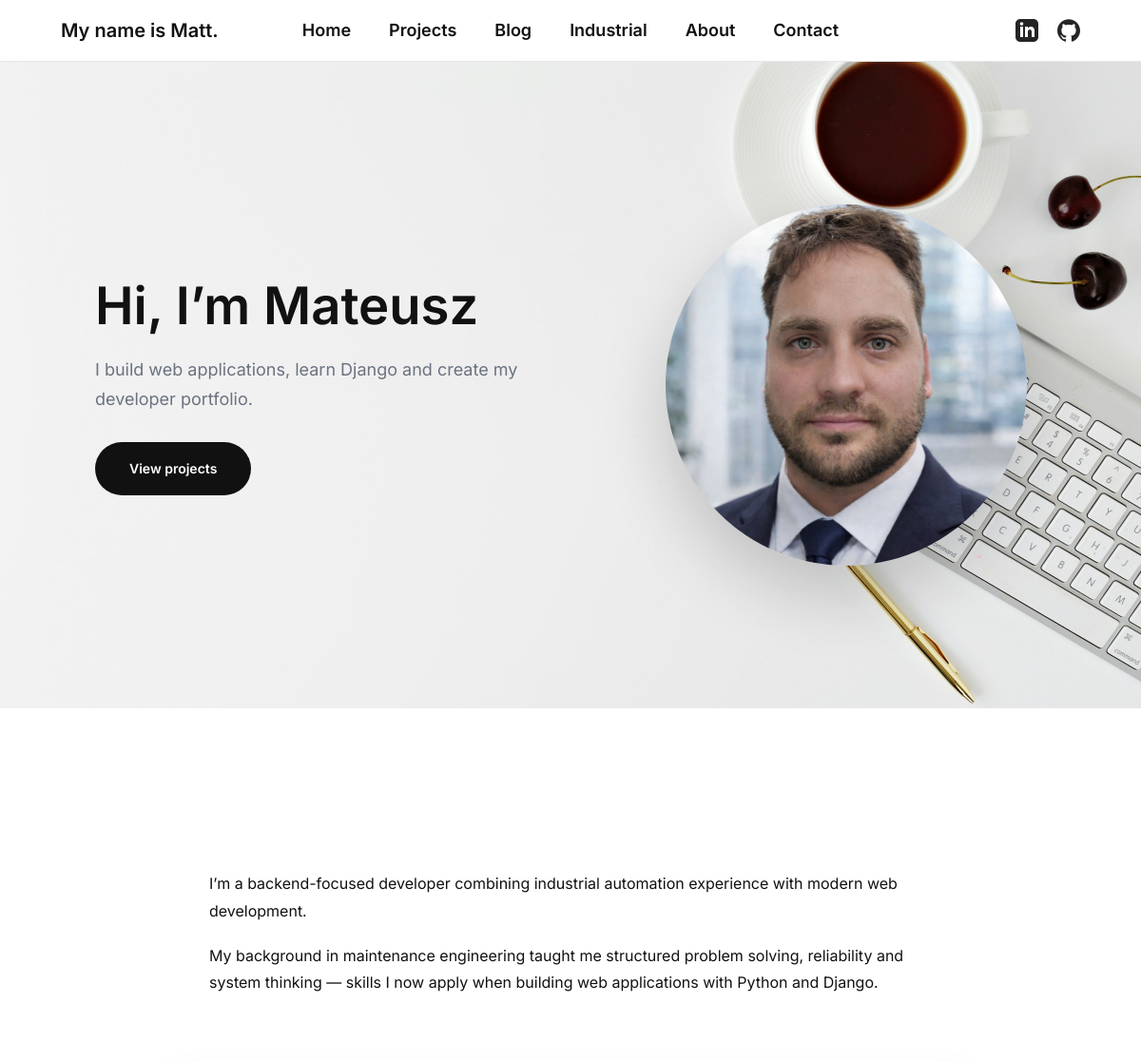
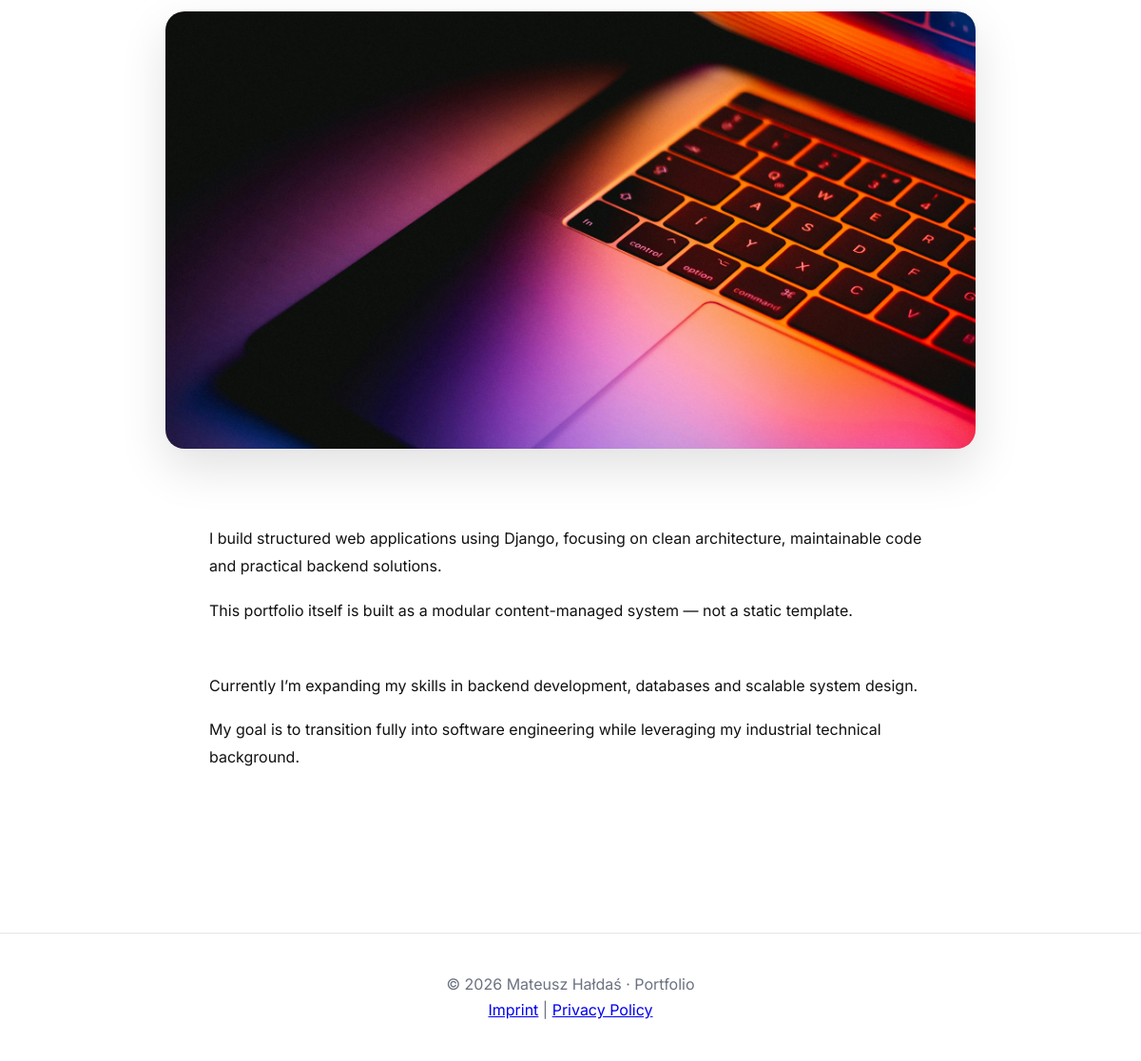
The page / on the database its author committed (2 pictures, top to bottom).
### portfolio/models.py (models this page shows, shortened)
class SiteProfile(models.Model):
    name = models.CharField(max_length=100, default="Mateusz")
    hero_title = models.CharField(
        max_length=200,
        default="Hi, I’m Mateusz"
    )
    hero_description = models.TextField(
        default="I build web applications, learn Django and create my developer portfolio."
    )
    hero_image = models.ImageField(
        upload_to="profile/",
        blank=True,
        null=True,
        help_text="Profile photo shown on home page"
    )
    updated_at = models.DateTimeField(auto_now=True)

class HomeBlock(models.Model):
    page = models.ForeignKey(
        HomePage,
        related_name="blocks",
        on_delete=models.CASCADE
    )
    order = models.PositiveIntegerField(default=0)
    text = models.TextField(
        blank=True,
        help_text="Optional text content"
    )
    image = models.ImageField(
        upload_to="home/blocks/",
        blank=True,
        null=True
    )
    alt_text = models.CharField(max_length=200, blank=True)
    class Meta:
        ordering = ["order"]

### portfolio/views.py (the view)
# urls.py: path("", views.home, name="home"),
def home(request):
    profile = SiteProfile.objects.first()
    page = HomePage.objects.first()
    return render(request, "home.html", {
        "profile": profile,
        "page": page
    })

### templates/home.html (shortened to what this page needs)
{% extends "base.html" %}
{% load static %}
{% block content %}
<section class="hero-home">
  <div class="hero-home-container">
    <div class="hero-left">
      <h1>
        {% if profile %}
          {{ profile.hero_title }}
        {% else %}
          Hi, I’m Mateusz
        {% endif %}
      </h1>
      <p>
        {% if profile %}
          {{ profile.hero_description }}
        {% else %}
          I build web applications, learn Django and create my developer portfolio.
        {% endif %}
      </p>
      <a href="{% url 'projects' %}" class="btn">
        View projects
      </a>
    </div>
    <div class="hero-right">
      {% if profile and profile.hero_image %}
        <img src="{{ profile.hero_image.url }}" alt="Mateusz">
      {% else %}
        <img src="{% static 'images/profile-placeholder.jpg' %}" alt="Mateusz">
      {% endif %}
    </div>
  </div>
</section>
{% if page %}
<section class="industrial-section">
  <div class="industrial-container">
    {% for block in page.blocks.all %}
      {% if block.image %}
        <div class="industrial-image">
          <img src="{{ block.image.url }}" alt="{{ block.alt_text|default:'' }}">
        </div>
      {% endif %}
      {% if block.text %}
        <div class="industrial-text">
          {{ block.text|linebreaks }}
        </div>
      {% endif %}
    {% empty %}
      <div class="industrial-text" style="text-align:center;">
        <p>Content coming soon.</p>
      </div>
    {% endfor %}
  </div>
</section>
{% endif %}
{% endblock %}

### portfolio/static/css/main.css (style rules this page uses)
*, *::before, *::after { margin: 0; padding: 0; box-sizing: border-box; }
:root { --color-text: #111; --color-muted: #6b7280; --color-border: #e5e7eb; --color-bg: #ffffff; --color-soft: #f9fafb; --radius-xl: 28px; --radius-lg: 20px; --radius-md: 14px; --shadow-sm: 0 8px 20px rgba(0,0,0,0.06); --shadow-md: 0 20px 50px rgba(0,0,0,0.12); --shadow-lg: 0 30px 70px rgba(0,0,0,0.18); }
body { background: var(--color-bg); color: var(--color-text); font-family: "Inter", system-ui, -apple-system, sans-serif; line-height: 1.7; -webkit-font-smoothing: antialiased; }
h1, h2, h3 { font-weight: 600; line-height: 1.2; }
h1 { font-size: 3.4rem; }
p { font-size: 16px; }
.btn { display: inline-flex; align-items: center; justify-content: center; padding: 16px 36px; border-radius: 999px; background: #111; color: #fff; text-decoration: none; font-weight: 600; font-size: 14px; border: none; cursor: pointer; transition: all .25s ease; }
.hero-home { min-height: 85vh; display: flex; align-items: center; background-image: url("/static/images/homewallpaper.jpg"); background-size: cover; }
.hero-home-container { max-width: 1200px; margin: 0 auto; padding: 0 64px; display: grid; grid-template-columns: 1fr 420px; gap: 80px; align-items: center; }
.hero-left h1 { margin-bottom: 20px; }
.hero-left p { font-size: 18px; color: var(--color-muted); margin-bottom: 30px; max-width: 500px; }
.hero-right { display: flex; justify-content: center; }
.hero-right img { width: 380px; height: 380px; object-fit: cover; object-position: center 30%; border-radius: 50%; box-shadow: var(--shadow-lg); }
.industrial-section { padding: 120px 0; }
.industrial-container { max-width: 900px; margin: 0 auto; padding: 0 24px; }
.industrial-image { margin: 70px 0; display: flex; justify-content: center; }
.industrial-image img { width: 100%; max-width: 900px; height: 460px; object-fit: cover; border-radius: var(--radius-lg); box-shadow: var(--shadow-md); transition: transform .35s ease, box-shadow .35s ease; }
.industrial-text { max-width: 760px; margin: 50px auto; font-size: 17px; line-height: 1.8; color: var(--color-text); }
.industrial-text p { margin-bottom: 18px; }
.industrial-text + .industrial-image, .industrial-image + .industrial-text { margin-top: 80px; }

### rows shown on the page
SiteProfile: hero_title "Hi, I’m Mateusz", hero_description "I build web applications, learn Django and create my developer portfolio.", hero_image (picture)
HomeBlock: text "I’m a backend-focused developer combining industrial automation experience with modern web development. My background in maintenance engineering taught me structured problem solving, reliability and system thinking — skills I now apply when building web applications with Python and Django."
HomeBlock: image (picture), text "I build structured web applications using Django, focusing on clean architecture, maintainable code and practical backend solutions. This portfolio itself is built as a modular content-managed system — not a static template."
HomeBlock: text "Currently I’m expanding my skills in backend development, databases and scalable system design. My goal is to transition fully into software engineering while leveraging my industrial technical background."
